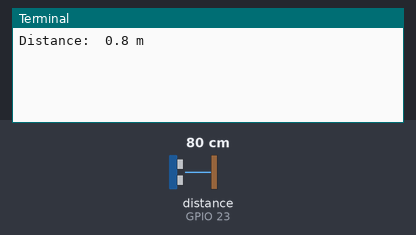
The program below on a simulated Raspberry Pi (BCM pin numbers). On the bench: the last lines printed to the terminal. Inputs (shaded band) come from the test bench; at power-on: distance to the obstacle (sensor on GPIO 23) 80 cm. The echo pulse lasts 58.3 µs per cm.

Above: at 1.2 s.
1.3 s: distance to the obstacle (sensor on GPIO 23) set to 2 cm
At 2.3 s:
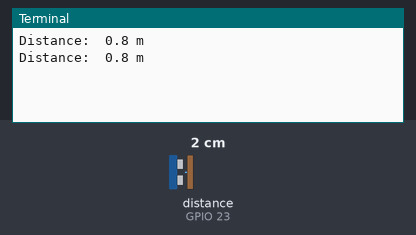
2.8 s: distance to the obstacle (sensor on GPIO 23) set to 4 cm
At 4.3 s:
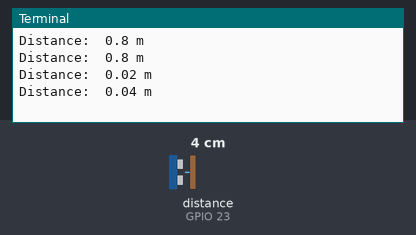
Timing chart, 0 to 5.8 s (numbered marks = the images above; inputs shaded):
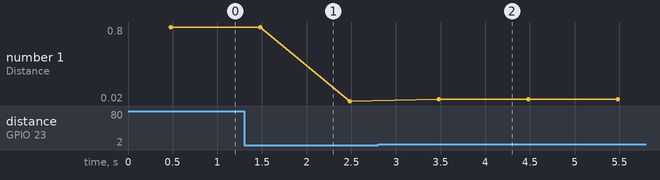

The program:

Ultrasonic01.py
```python
from gpiozero import DistanceSensor
from time import sleep

sensor = DistanceSensor(echo=23, trigger=24)        # m(미터): 0m ~ 1m

try:
  while True:
    print('Distance: ', sensor.distance, 'm')
    sleep(1)
except KeyboardInterrupt:
  sensor.close()

# Trigger -> 초음파 발사 -> 반사 -> Echo -> 시간을 거리로 변환
# S = vt. v = 343m/s
# DistanceSensor(echo, trigger, queue_len=3, max_distance=1, threshold_distance=0.3,
# partial=False): max_di...: 최대 즉정 거리, thres...: 이벤트 발생 기준 거리
```

Measured:
- after the input at 2.8 s, the terminal: prints a new line after 0.68 s (image 2)
- plotted number 1: 0.8 → 0.02 after the input at 1.3 s, 0.02 → 0.04 after the input at 2.8 s
